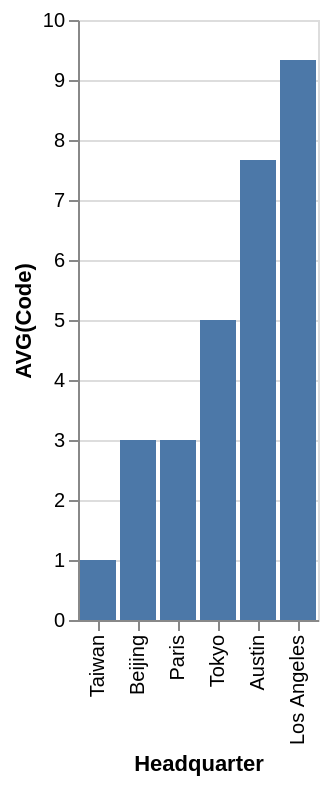

Express this chart as Vega-Lite.
### Vega-Lite specification from a JSON file in a GitHub repository (floating-point values rounded to 4 significant figures)
{"data": {"values": [{"x_data": "Taiwan", "y_data": 1}, {"x_data": "Beijing", "y_data": 3}, {"x_data": "Paris", "y_data": 3}, {"x_data": "Tokyo", "y_data": 5}, {"x_data": "Austin", "y_data": 7.667}, {"x_data": "Los Angeles", "y_data": 9.333}]}, "mark": "bar", "encoding": {"x": {"field": "x_data", "type": "nominal", "title": "Headquarter", "sort": {"op": "sum", "field": "y_data", "order": "ascending"}}, "y": {"field": "y_data", "type": "quantitative", "title": "AVG(Code)"}}}
